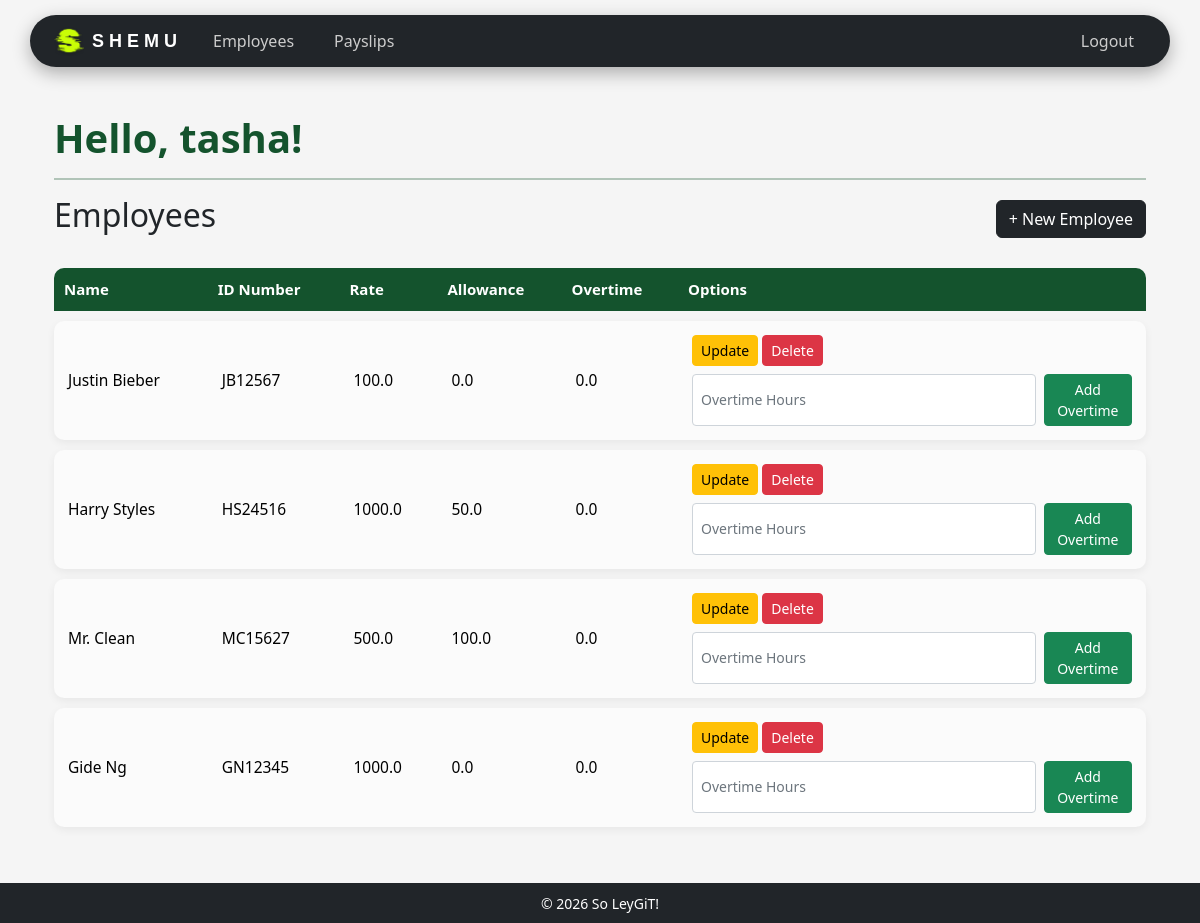
/employees/ (signed in), run on an earlier commit of the app's database.
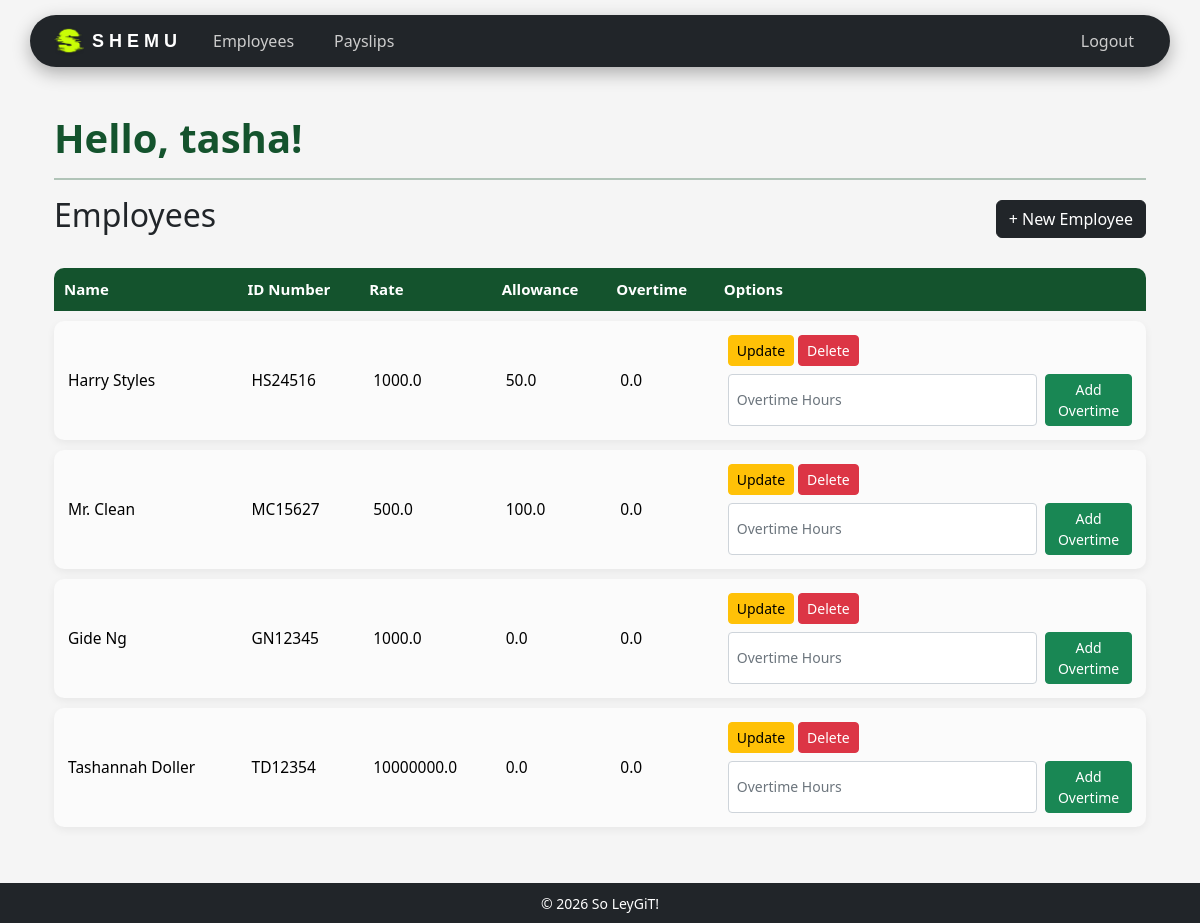
And on a later commit of the database.
### payroll_app/models.py (models this page shows, shortened)
class Employee(models.Model):
    user = models.OneToOneField(User, on_delete=models.CASCADE, null=True, blank=True)
    name = models.CharField(max_length=200)
    id_number = models.CharField(max_length=200, primary_key=True) # use <str:pk> when linking here
    rate = models.FloatField()
    overtime_pay = models.FloatField(null=True, blank=True, default=0)
    allowance = models.FloatField(null=True, blank=True, default=0)

### payroll_app/views.py (the view)
# urls.py: path('employees/', views.employee_list, name='employee_list'),
@login_required
def employee_list(request):
    if not request.user.is_staff:
        return redirect('payslips')
    employees = Employee.objects.all()
    return render(request, 'payroll_app/employees.html', {'employees': employees})

### payroll_app/templates/payroll_app/employees.html (shortened to what this page needs)
{% extends 'payroll_app/base.html' %}
{% block content %}
<div class="container">
    <h1 class="welcome-text">Hello, {{ user.username }}!</h1>
    <hr>
    <div class="d-flex justify-content-between align-items-center mt-2 mb-3">
        <h2>Employees</h2>
        <a href="{% url 'create_employee' %}" class="btn btn-dark">+ New Employee</a>
    </div>
    <table class="table modern-table">
        <thead class="table-dark">
            <tr>
                <th>Name</th>
                <th>ID Number</th>
                <th>Rate</th>
                <th>Allowance</th>
                <th>Overtime</th>
                <th>Options</th>
            </tr>
        </thead>
        <tbody>
            {% for e in employees %}
            <tr>
                <td>{{ e.name }}</td>
                <td>{{ e.id_number }}</td>
                <td>{{ e.rate }}</td>
                <td>{{ e.allowance }}</td>
                <td>{{ e.overtime_pay }}</td>
                <td>
                    <div class="mb-2">
                        <a href="{% url 'update_employee' pk=e.pk %}" class="btn btn-warning btn-sm">Update</a>
                        <a href="{% url 'delete_employee' pk=e.pk %}" class="btn btn-danger btn-sm">Delete</a>
                    </div>
                    <form method="POST" action="{% url 'add_overtime' pk=e.pk %}" class="d-flex gap-2">
                        <input type="number" step="0.01" min="0" name="hours"
                               class="form-control form-control-sm"
                               placeholder="Overtime Hours" required>
                        <button type="submit" class="btn btn-success btn-sm">
                            Add Overtime
                        </button>
                    </form>
                </td>
            </tr>
            {% empty %}
            <tr>
                <td colspan="6" class="text-center">No employees found.</td>
            </tr>
            {% endfor %}
        </tbody>
    </table>
</div>
{% endblock %}

What changed in the data, as far as the page shows it:
removed Employee: name "Justin Bieber", id_number "JB12567", rate "100.0", allowance "0.0", overtime_pay "0.0"
added Employee: name "Tashannah Doller", id_number "TD12354", rate "10000000.0", allowance "0.0", overtime_pay "0.0"
